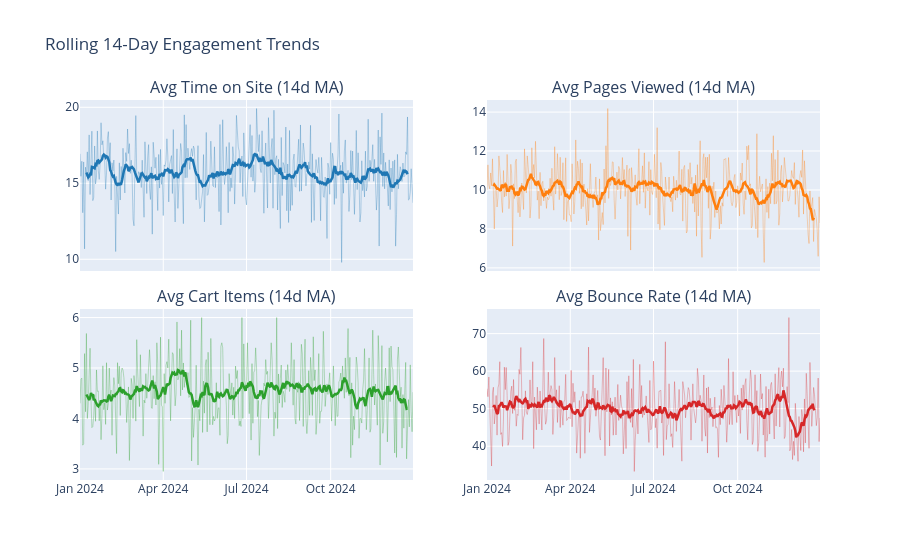

Notebook cell for this chart:
### Code cell
# Rolling 14-day engagement trends
daily_full = df_ts.groupby('date').agg(
    avg_time_on_site=('time_on_site','mean'), avg_pages=('pages_viewed','mean'),
    avg_cart=('cart_items','mean'), avg_bounce=('bounce_rate','mean')
).reset_index()
daily_full['date'] = pd.to_datetime(daily_full['date'])
for col in ['avg_time_on_site','avg_pages','avg_cart','avg_bounce']:
    daily_full[col+'_14d'] = daily_full[col].rolling(14, center=True).mean()

fig = make_subplots(rows=2, cols=2, shared_xaxes=True,
                    subplot_titles=['Avg Time on Site (14d MA)','Avg Pages Viewed (14d MA)',
                                    'Avg Cart Items (14d MA)','Avg Bounce Rate (14d MA)'],
                    vertical_spacing=0.1)
pairs = [('avg_time_on_site','#1f77b4',1,1),('avg_pages','#ff7f0e',1,2),
         ('avg_cart','#2ca02c',2,1),('avg_bounce','#d62728',2,2)]
for base, color, r, c in pairs:
    fig.add_trace(go.Scatter(x=daily_full['date'], y=daily_full[base], mode='lines',
                             line=dict(color=color, width=1), opacity=0.3, showlegend=False), row=r, col=c)
    fig.add_trace(go.Scatter(x=daily_full['date'], y=daily_full[base+'_14d'], mode='lines',
                             line=dict(color=color, width=2.5), name=base, showlegend=False), row=r, col=c)
fig.update_layout(title='Rolling 14-Day Engagement Trends', height=560)
fig.show()

### Figure 1 — Plotly figure (JSON) as saved in the notebook; plotly's stock layout.template omitted (floating-point values rounded to 4 significant figures; data arrays with more than 128 entries replaced by an {"elided": "..."} marker saying what was removed)
{"data": [{"line": {"color": "#1f77b4", "width": 1}, "mode": "lines", "opacity": 0.3, "showlegend": false, "type": "scatter", "x": {"elided": "365 str values"}, "xaxis": "x", "y": {"elided": "365 float values"}, "yaxis": "y"}, {"line": {"color": "#1f77b4", "width": 2.5}, "mode": "lines", "name": "avg_time_on_site", "showlegend": false, "type": "scatter", "x": {"elided": "365 str values"}, "xaxis": "x", "y": {"elided": "365 float values"}, "yaxis": "y"}, {"line": {"color": "#ff7f0e", "width": 1}, "mode": "lines", "opacity": 0.3, "showlegend": false, "type": "scatter", "x": {"elided": "365 str values"}, "xaxis": "x2", "y": {"elided": "365 float values"}, "yaxis": "y2"}, {"line": {"color": "#ff7f0e", "width": 2.5}, "mode": "lines", "name": "avg_pages", "showlegend": false, "type": "scatter", "x": {"elided": "365 str values"}, "xaxis": "x2", "y": {"elided": "365 float values"}, "yaxis": "y2"}, {"line": {"color": "#2ca02c", "width": 1}, "mode": "lines", "opacity": 0.3, "showlegend": false, "type": "scatter", "x": {"elided": "365 str values"}, "xaxis": "x3", "y": {"elided": "365 float values"}, "yaxis": "y3"}, {"line": {"color": "#2ca02c", "width": 2.5}, "mode": "lines", "name": "avg_cart", "showlegend": false, "type": "scatter", "x": {"elided": "365 str values"}, "xaxis": "x3", "y": {"elided": "365 float values"}, "yaxis": "y3"}, {"line": {"color": "#d62728", "width": 1}, "mode": "lines", "opacity": 0.3, "showlegend": false, "type": "scatter", "x": {"elided": "365 str values"}, "xaxis": "x4", "y": {"elided": "365 float values"}, "yaxis": "y4"}, {"line": {"color": "#d62728", "width": 2.5}, "mode": "lines", "name": "avg_bounce", "showlegend": false, "type": "scatter", "x": {"elided": "365 str values"}, "xaxis": "x4", "y": {"elided": "365 float values"}, "yaxis": "y4"}], "layout": {"annotations": [{"font": {"size": 16}, "showarrow": false, "text": "Avg Time on Site (14d MA)", "x": 0.225, "xanchor": "center", "xref": "paper", "y": 1, "yanchor": "bottom", "yref": "paper"}, {"font": {"size": 16}, "showarrow": false, "text": "Avg Pages Viewed (14d MA)", "x": 0.775, "xanchor": "center", "xref": "paper", "y": 1, "yanchor": "bottom", "yref": "paper"}, {"font": {"size": 16}, "showarrow": false, "text": "Avg Cart Items (14d MA)", "x": 0.225, "xanchor": "center", "xref": "paper", "y": 0.45, "yanchor": "bottom", "yref": "paper"}, {"font": {"size": 16}, "showarrow": false, "text": "Avg Bounce Rate (14d MA)", "x": 0.775, "xanchor": "center", "xref": "paper", "y": 0.45, "yanchor": "bottom", "yref": "paper"}], "height": 560, "title": {"text": "Rolling 14-Day Engagement Trends"}, "xaxis": {"anchor": "y", "domain": [0, 0.45], "matches": "x3", "showticklabels": false}, "xaxis2": {"anchor": "y2", "domain": [0.55, 1], "matches": "x4", "showticklabels": false}, "xaxis3": {"anchor": "y3", "domain": [0, 0.45]}, "xaxis4": {"anchor": "y4", "domain": [0.55, 1]}, "yaxis": {"anchor": "x", "domain": [0.55, 1]}, "yaxis2": {"anchor": "x2", "domain": [0.55, 1]}, "yaxis3": {"anchor": "x3", "domain": [0, 0.45]}, "yaxis4": {"anchor": "x4", "domain": [0, 0.45]}}}
